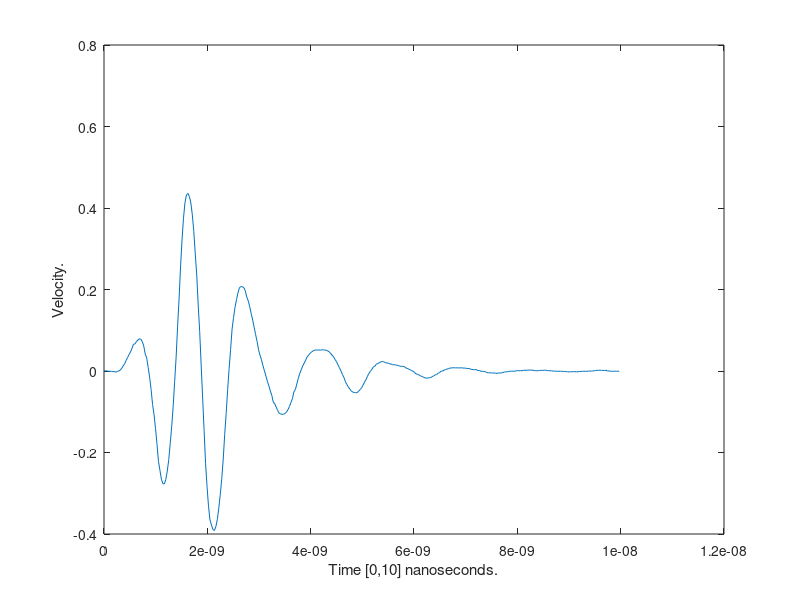
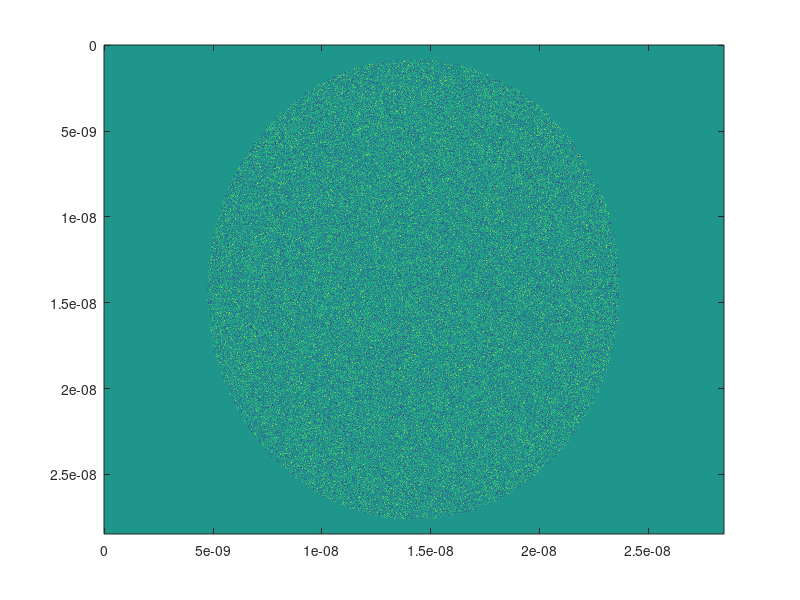
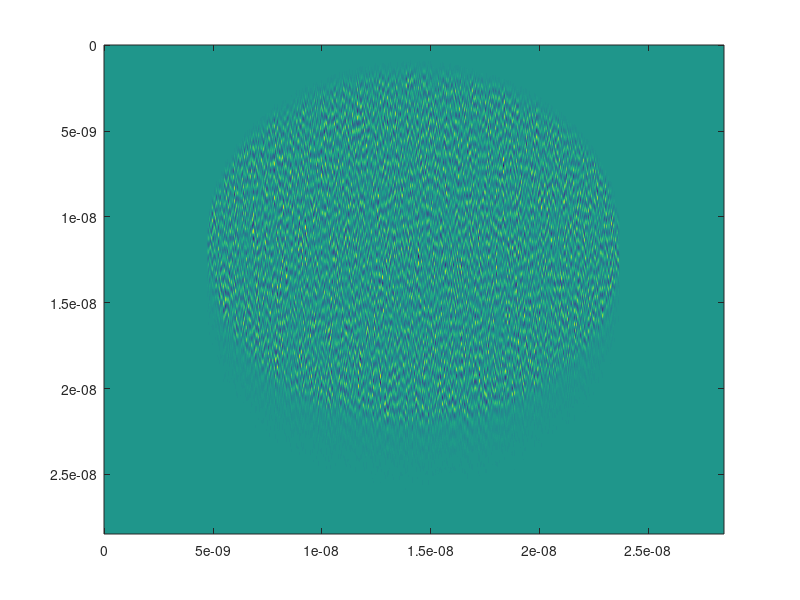

Here is the MATLAB script that generated these plots, in order:
clear;
%% Load and plot (1)
pulse = load('pulse.mat');
data = pulse.pulse;
time_step = (1 /pulse.fs) / size(data,1);
time_axis = zeros(size(data,1),1);
time_axis(:,1) = reshape(0:time_step:(time_step*(size(data,1)-1)), size(data));
figure(1)
plot(time_axis, data(:,1));
xlabel('Time [0,10] nanoseconds.') 
ylabel('Velocity.') 


%% Make signal.
%Make scatterer map
c = 1500;
dim = 1000;
[x,z] = meshgrid(1:dim, 1:dim);
scatter_map = randn(dim);
center = round(dim/2);
radius = (0.005 / (c/pulse.fs));
circle = (x - center).^2 + (z - center).^2 / 2 <= radius.^2;
scatter_map = scatter_map .* circle;
time_axis = zeros(dim,1);
time_axis(:,1) = reshape(0:time_step:(time_step*(dim-1)), dim,1);
figure(2)
imagesc(time_axis, time_axis, scatter_map);

received_signal = conv2(scatter_map, data);
figure(3)
imagesc(time_axis, time_axis, received_signal)


%% Generate 100 signals
fprf = 5000;
tprf= 1 / fprf;
vz = 0.15;
time_shift = ((2 * vz) / c) * tprf;
